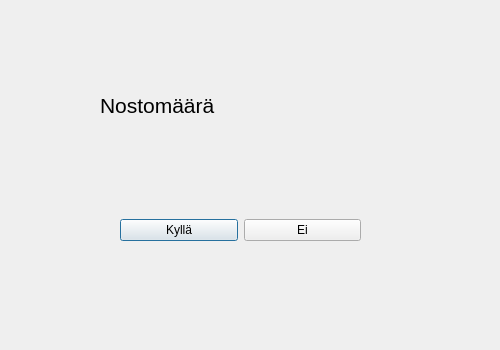
<?xml version="1.0" encoding="UTF-8"?>
<ui version="4.0">
 <class>Vahvistus</class>
 <widget class="QDialog" name="Vahvistus">
  <property name="geometry">
   <rect>
    <x>0</x>
    <y>0</y>
    <width>500</width>
    <height>350</height>
   </rect>
  </property>
  <property name="windowTitle">
   <string>Dialog</string>
  </property>
  <widget class="QLabel" name="label">
   <property name="geometry">
    <rect>
     <x>100</x>
     <y>80</y>
     <width>331</width>
     <height>51</height>
    </rect>
   </property>
   <property name="font">
    <font>
     <pointsize>16</pointsize>
    </font>
   </property>
   <property name="text">
    <string>Nostomäärä</string>
   </property>
  </widget>
  <widget class="QWidget" name="layoutWidget">
   <property name="geometry">
    <rect>
     <x>120</x>
     <y>210</y>
     <width>241</width>
     <height>41</height>
    </rect>
   </property>
   <layout class="QHBoxLayout" name="horizontalLayout">
    <item>
     <widget class="QPushButton" name="kylla">
      <property name="text">
       <string>Kyllä</string>
      </property>
     </widget>
    </item>
    <item>
     <widget class="QPushButton" name="ei">
      <property name="text">
       <string>Ei</string>
      </property>
     </widget>
    </item>
   </layout>
  </widget>
 </widget>
 <resources/>
 <connections/>
</ui>
